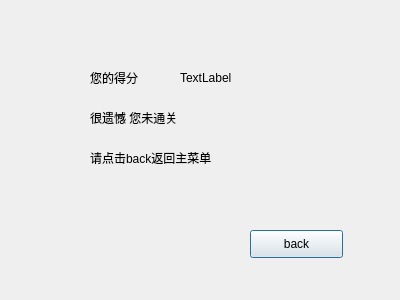
<?xml version="1.0" encoding="UTF-8"?>
<ui version="4.0">
 <class>isBack</class>
 <widget class="QDialog" name="isBack">
  <property name="geometry">
   <rect>
    <x>0</x>
    <y>0</y>
    <width>400</width>
    <height>300</height>
   </rect>
  </property>
  <property name="windowTitle">
   <string>Dialog</string>
  </property>
  <widget class="QLabel" name="label">
   <property name="geometry">
    <rect>
     <x>180</x>
     <y>70</y>
     <width>72</width>
     <height>15</height>
    </rect>
   </property>
   <property name="text">
    <string>TextLabel</string>
   </property>
  </widget>
  <widget class="QLabel" name="label_2">
   <property name="geometry">
    <rect>
     <x>90</x>
     <y>70</y>
     <width>72</width>
     <height>15</height>
    </rect>
   </property>
   <property name="text">
    <string>您的得分</string>
   </property>
  </widget>
  <widget class="QLabel" name="label_3">
   <property name="geometry">
    <rect>
     <x>90</x>
     <y>110</y>
     <width>161</width>
     <height>16</height>
    </rect>
   </property>
   <property name="text">
    <string>很遗憾 您未通关</string>
   </property>
  </widget>
  <widget class="QPushButton" name="pushButton">
   <property name="geometry">
    <rect>
     <x>250</x>
     <y>230</y>
     <width>93</width>
     <height>28</height>
    </rect>
   </property>
   <property name="text">
    <string>back</string>
   </property>
  </widget>
  <widget class="QLabel" name="label_4">
   <property name="geometry">
    <rect>
     <x>90</x>
     <y>150</y>
     <width>211</width>
     <height>16</height>
    </rect>
   </property>
   <property name="text">
    <string>请点击back返回主菜单</string>
   </property>
  </widget>
 </widget>
 <resources/>
 <connections/>
</ui>
